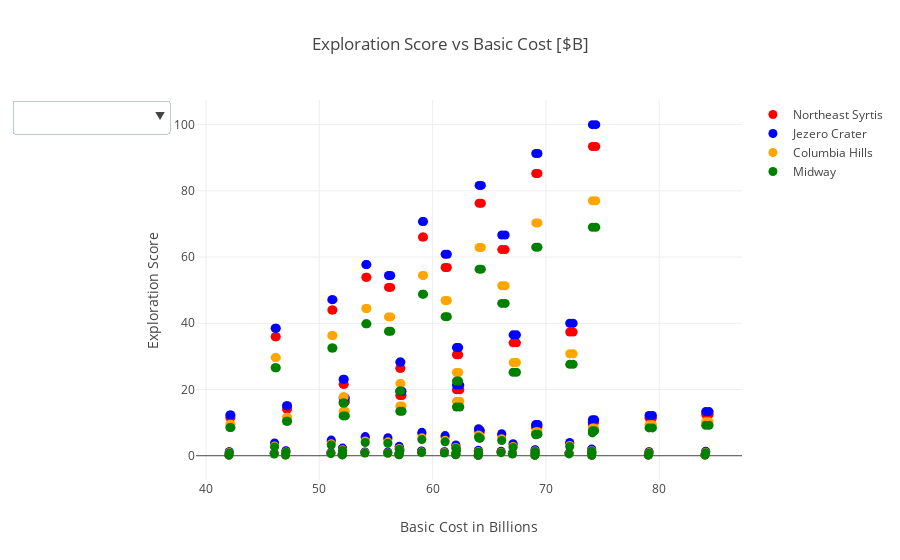

Notebook code for this chart:
### Markdown cell above
## Plots

### Basic Cost vs Normalized Exploration Score
### Basic Cost vs Normalized Survivability
### Normalized Survivability vs Exploration Score

### Code cell
data = []
colors = ['red','blue','orange','green','black']
landing_locs = list(set(df_4['Landing Location'].values))
for i in range(len(landing_locs)):
    new_df = df_4[df_4['Landing Location'] == landing_locs[i]]
    
    text_list = []
    for index, row in new_df.iterrows():
        num_crew = row['Number of Crew']
        surv_score = row['Normalized Survivability Metric [%]']
        edl = row['EDL']
        rover = row['Rover']

        
        text = ('Number of Crew ' + str(num_crew) + '<br>'
                + 'Norm Survivability Score ' + str(surv_score) +'<br>'
                + 'EDL ' + edl +'<br>'
                + 'Arch Index ' + str(index)
                + 'Rover Selection '+ rover)
        text_list.append(text)

    new_df['Text'] = text_list
    
    new_data = go.Scatter(x=list(new_df['Basic Cost [$B]'].values),
                          y=list(new_df['Normalized Exploration Score [%]']),
                          mode = 'markers',
                          marker=dict(
                              size = 9,
                              color=colors[i],
                              colorscale='Viridis',
                              showscale=False),
                          text = new_df['Text'],
                          name = str(landing_locs[i])
                         )
    data.append(new_data)
# data
updatemenus = list([
    dict(active=-1,
         buttons=list([   
            dict(label = 'Columbia Hills',
                 method = 'update',
                 args = [{'visible': [False, False, True, False]},
                         {'title': 'Columbia Hills',
                          'annotations': []}]),
            dict(label = 'Midway',
                 method = 'update',
                 args = [{'visible': [False, False, False, True]},
                         {'title': 'Eberswalde Crater',
                          'annotations': []}]),
            dict(label = 'Jezero Crater',
                 method = 'update',
                 args = [{'visible': [False, True, False, False]},
                         {'title': 'Jezero Crater',
                          'annotations': []}]),
#             dict(label = 'Nili Fossae',
#                  method = 'update',
#                  args = [{'visible': [False, False, False, True, False]},
#                          {'title': 'Nili Fossae',
#                           'annotations': []}]),
             dict(label = 'Northeast Syrtis',
                  method = 'update',
                  args = [{'visible': [True, False, False, False]},
                          {'title': 'Northeast Syrtis',
                           'annotations': []}]),
             dict(label = 'All Landing Locations',
                  method = 'update',
                  args = [{'visible': [True, True, True, True]},
                          {'title': 'All Landing Locations',
                           'annotations': []}])
        ]),
    )
])

layout = dict(title='Exploration Score vs Basic Cost [$B]', showlegend=True,
              updatemenus=updatemenus,xaxis = {'title': 'Basic Cost in Billions'},
             yaxis = {'title': 'Exploration Score'})
fig = dict(data=data, layout=layout)
iplot(fig)
